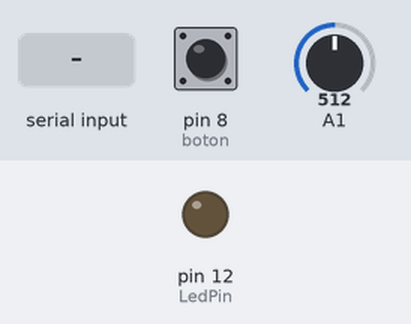
The sketch below on a simulated Arduino Uno, built with avr-gcc and run on an emulated ATmega328P. Shown: output pins drawn as LEDs (lit = HIGH). The test bench sets the inputs (shaded band); at power-on: pin 8 (boton) HIGH, A1 = 512. What the sketch prints to the serial monitor is not drawn.

Above: at 1.2 s.
1.3 s: "A" received over Serial
At 1.6 s:
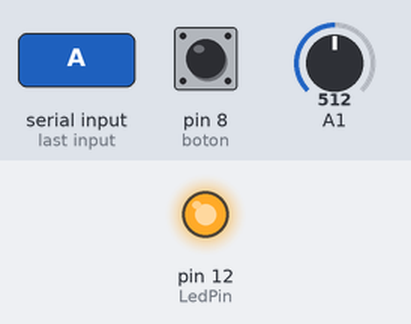
4.4 s: "1" received over Serial
At 5.5 s:
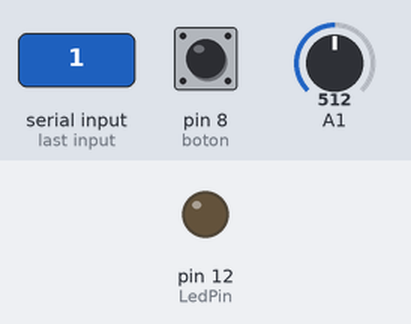
Timing chart, 0 to 7.4 s (numbered marks = the images above; inputs shaded):
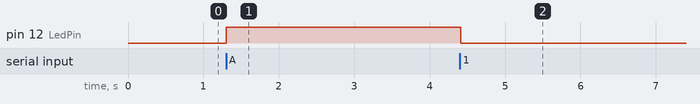

Measured:
- after the input at 1.3 s, pin 12 (LedPin): LOW → HIGH at once
- after the input at 4.4 s, pin 12 (LedPin): HIGH → LOW at once

The sketch:

ArduinoControl.ino
```cpp
 const int LedPin=12;
 const int boton=8;
 int Equis;

void setup() {
  Serial.begin(9600);
  pinMode(boton,INPUT);
  pinMode(LedPin,OUTPUT);
}

void loop() {
     Equis = analogRead(A1);
     if(digitalRead(boton) == LOW){
     Serial.println("Shot");
     }
     else{
      Serial.println(Equis);
     }
     TurnLedOn();
 delay(100);
}

void TurnLedOn(){
    if(Serial.available()){
   int data;
     data=Serial.read();
    if(data=='A'){
      digitalWrite(LedPin,HIGH);
      }
      else{
        digitalWrite(LedPin,LOW);
      }
   }
}
```
